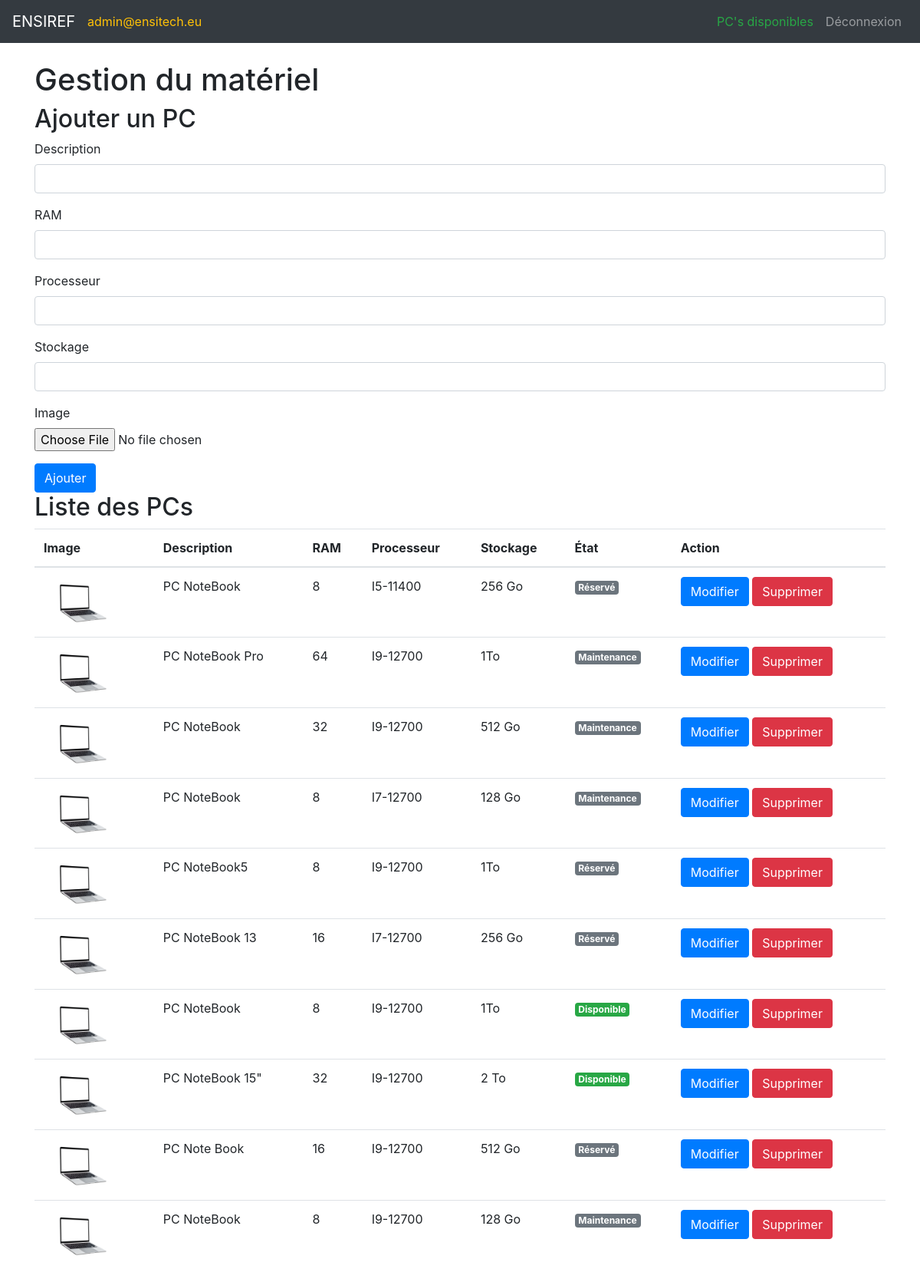
The app's page /ENSIREF_1/admin/admin_gestion.php (signed in) with its own data.
### tables this page shows
CREATE TABLE IF NOT EXISTS `pc` (
  `id` int(11) NOT NULL AUTO_INCREMENT,
  `description` varchar(255) NOT NULL,
  `ram` int(11) NOT NULL,
  `processeur` varchar(255) NOT NULL,
  `stockage` varchar(255) NOT NULL,
  `image` varchar(255) DEFAULT NULL,
  `status` varchar(20) NOT NULL DEFAULT 'Disponible',
  PRIMARY KEY (`id`)
);

### ENSIREF_1/admin/admin_gestion.php (the view, shortened to what this page needs)
<?php
require_once '../auth/config.php';
?>
<!DOCTYPE html>
<html>
<head>
    <link rel="stylesheet" href="https://stackpath.bootstrapcdn.com/bootstrap/4.5.2/css/bootstrap.min.css">
</head>
<body>
    <nav class="navbar navbar-expand-lg navbar-dark bg-dark">
        <a class="navbar-brand" href="#">ENSIREF</a>
        <span class="navbar-text text-center text-warning mx-auto">
            <?php echo $_SESSION['email']; ?>
        </span>
        <div class="collapse navbar-collapse" id="navbarNav">
            <ul class="navbar-nav ml-auto">
                <li class="nav-item">
                    <a class="nav-link text-success" href="../application/dashboard.php">PC's disponibles</a>
                </li>
                <li class="nav-item">
                    <a class="nav-link" href="../auth/logout.php">Déconnexion</a>
                </li>
            </ul>
        </div>
    </nav>
    <div class="container mt-4">
        <h1>Gestion du matériel</h1>
        <h2>Ajouter un PC</h2>
        <form method="POST" enctype="multipart/form-data">
        <div class="form-group">
                <label for="description">Description</label>
                <input type="text" class="form-control" id="description" name="description" required>
            </div>
            <div class="form-group">
                <label for="ram">RAM</label>
                <input type="number" class="form-control" id="ram" name="ram" required>
            </div>
            <div class="form-group">
                <label for="processeur">Processeur</label>
                <input type="text" class="form-control" id="processeur" name="processeur" required>
            </div>
            <div class="form-group">
                <label for="stockage">Stockage</label>
                <input type="text" class="form-control" id="stockage" name="stockage" required>
            </div>
            <div class="form-group">
                <label for="image">Image</label>
                <input type="file" class="form-control-file" id="image" name="image">
            </div>
            <button type="submit" class="btn btn-primary">Ajouter</button>
        </form>
        <h2>Liste des PCs</h2>
        <table class="table">
            <thead>
                <tr>
                    <th>Image</th>
                    <th>Description</th>
                    <th>RAM</th>
                    <th>Processeur</th>
                    <th>Stockage</th>
                    <th>État</th>
                    <th>Action</th>
                </tr>
            </thead>
            <tbody>
                <?php
                $stmt = $conn->prepare('SELECT * FROM pc');
                $stmt->execute();
                $result = $stmt->get_result();
                while ($pc = $result->fetch_assoc()):
                ?>
                    <tr>
                        <td><img src="<?php echo $pc['image']; ?>" alt="<?php echo $pc['description']; ?>" width="100"></td>
                        <td><?php echo $pc['description']; ?></td>
                        <td><?php echo $pc['ram']; ?></td>
                        <td><?php echo $pc['processeur']; ?></td>
                        <td><?php echo $pc['stockage']; ?></td>
                        <td>
                            <?php
                            $status = $pc['status'];
                            $badgeClass = '';
                            switch ($status) {
                                case 'Disponible':
                                    $badgeClass = 'badge badge-success';
                                    break;
                                default:
                                    $badgeClass = 'badge badge-secondary';
                            }
                            ?>
                            <span class="<?php echo $badgeClass; ?>"><?php echo $status; ?></span>
                        </td>
                        <td>
                            <a href="edit_pc.php?id=<?php echo $pc['id']; ?>" class="btn btn-primary">Modifier</a>
                            <a href="delete_pc.php?id=<?php echo $pc['id']; ?>" class="btn btn-danger" onclick="return confirm('Êtes-vous sûr de vouloir supprimer ce PC ?')">Supprimer</a>
                        </td>
                        </tr>
                <?php endwhile; ?>
            </tbody>
        </table>
    </div>
</body>
</html>

### records on screen
pc: image (picture), description "PC NoteBook", ram "8", processeur "I5-11400", stockage "256 Go", status "Réservé"
pc: image (picture), description "PC NoteBook Pro", ram "64", processeur "I9-12700", stockage "1To", status "Maintenance"
pc: image (picture), description "PC NoteBook", ram "32", processeur "I9-12700", stockage "512 Go", status "Maintenance"
pc: image (picture), description "PC NoteBook", ram "8", processeur "I7-12700", stockage "128 Go", status "Maintenance"
pc: image (picture), description "PC NoteBook5", ram "8", processeur "I9-12700", stockage "1To", status "Réservé"
pc: image (picture), description "PC NoteBook 13", ram "16", processeur "I7-12700", stockage "256 Go", status "Réservé"
pc: image (picture), description "PC NoteBook", ram "8", processeur "I9-12700", stockage "1To", status "Disponible"
pc: image (picture), description "PC NoteBook 15\"", ram "32", processeur "I9-12700", stockage "2 To", status "Disponible"
pc: image (picture), description "PC Note Book", ram "16", processeur "I9-12700", stockage "512 Go", status "Réservé"
pc: image (picture), description "PC NoteBook", ram "8", processeur "I9-12700", stockage "128 Go", status "Maintenance"

### other values on screen
$_SESSION['email'] "admin@ensitech.eu"
